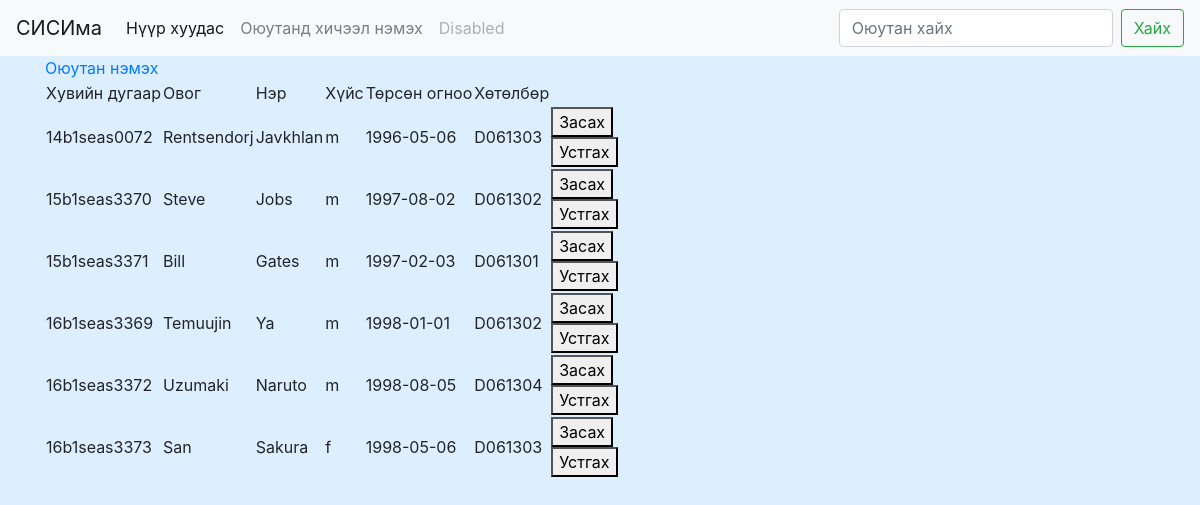
Page / (signed in) on the committed database.
### tables this page shows
CREATE TABLE `student` (
  `studentID` varchar(15) NOT NULL,
  `lastName` varchar(20) NOT NULL,
  `firstName` varchar(20) NOT NULL,
  `gender` enum('m','f') NOT NULL,
  `dob` date NOT NULL,
  `programIndex` varchar(8) NOT NULL,
  `password` varchar(32) NOT NULL
);

### include/config.php (called while the page is built)
<?php
$site_url="http://localhost/weblab3";
?>

### list.php (the view, shortened to what this page needs)
<?php
if(isset($_COOKIE['studentID'])){
    require_once __DIR__ ."/include/db.php";
    include_once __DIR__."/include/partials/header.php";
    $students="select * from student";
    mysqli_set_charset($db,"utf8");
    $result= mysqli_query($db, $students);
    $render = "<div class='container'>";
    $render .= "<a href='./insert.php'>Оюутан нэмэх</a>";
    $render .= "<table>
        <tr>
            <td>Хувийн дугаар</td>
            <td>Овог</td>
            <td>Нэр</td>
            <td>Хүйс</td>
            <td>Төрсөн огноо</td>
            <td>Хөтөлбөр</td>
            <td></td>
        </tr>";
    while($student = mysqli_fetch_assoc($result)){
        $tempStudent = $student;
        $render.= "<tr>
                <td>{$tempStudent["studentID"]}</td>
                <td>{$tempStudent["lastName"]}</td>
                <td>{$tempStudent["firstName"]}</td>
                <td>{$tempStudent["gender"]}</td>
                <td>{$tempStudent["dob"]}</td>
                <td>{$tempStudent["programIndex"]}</td>
                <td>
                    <form method='get' action='update.php'>
                        <button name='s_id' value='{$tempStudent["studentID"]}'>Засах</button>
                    </form>
                    <form method='get' action='delete.php'>
                        <button name='s_id' value='{$tempStudent["studentID"]}'>Устгах</button>
                    </form>
                </td>
            </tr>";
    }
    $render.="</table>
        </div>";
    echo $render;
?>
<?php
    include "./include/partials/footer.php";
}else{
    header("location: ./index.php");
}
?>

### include/partials/header.php (shortened to what this page needs)
<?php
require_once __DIR__ ."/../config.php";
?>
<!DOCTYPE html>
<html lang="mn">
<head>
  <link rel="stylesheet" href="<? echo $site_url;?>/public/bootstrap/css/bootstrap.min.css"/>
  <link rel="stylesheet" href="<? echo $site_url;?>/public/style/main.css"/>
</head>
<body>
<?
if(isset($_COOKIE["studentID"])){
  include_once __DIR__."/navbar.php";
}?>

### include/partials/navbar.php (shortened to what this page needs)
<nav class="navbar navbar-expand-lg navbar-light bg-light">
  <a class="navbar-brand" href="#">СИСИма</a>
  <div class="collapse navbar-collapse" id="navbarTogglerDemo03">
    <ul class="navbar-nav mr-auto mt-2 mt-lg-0">
      <li class="nav-item active">
        <a class="nav-link" href="./">Нүүр хуудас <span class="sr-only">(current)</span></a>
      </li>
      <li class="nav-item">
        <a class="nav-link" href="addnew.php">Оюутанд хичээл нэмэх</a>
      </li>
      <li class="nav-item">
        <a class="nav-link disabled" href="#">Disabled</a>
      </li>
    </ul>
    <form class="form-inline my-2 my-lg-0" action="./" method="post">
      <input class="form-control mr-sm-2" type="search" name="searchStudentByLname" placeholder="Оюутан хайх" aria-label="Search">
      <button class="btn btn-outline-success my-2 my-sm-0" type="submit">Хайх</button>
    </form>
  </div>
</nav>

### index.php (shortened to what this page needs)
<?php
require_once __DIR__."/include/db.php";
require_once __DIR__."/include/config.php";
include_once __DIR__."/include/partials/header.php";
if(!isset($_COOKIE['studentID'])){
    require_once "include/auth/auth.php";
}else{
    require_once "list.php";
}
include_once __DIR__."/include/partials/footer.php";
?>

### include/partials/footer.php (shortened to what this page needs)
<? require_once __DIR__ ."/../config.php";  ?>
</body>
</html>

### public/style/main.css (style rules this page uses)
body { background-color: #ddeeff; }

### rows in the picture
student: studentID "14b1seas0072", lastName "Rentsendorj", firstName "Javkhlan", gender "m", dob "1996-05-06", programIndex "D061303"
student: studentID "15b1seas3370", lastName "Steve", firstName "Jobs", gender "m", dob "1997-08-02", programIndex "D061302"
student: studentID "15b1seas3371", lastName "Bill", firstName "Gates", gender "m", dob "1997-02-03", programIndex "D061301"
student: studentID "16b1seas3369", lastName "Temuujin", firstName "Ya", gender "m", dob "1998-01-01", programIndex "D061302"
student: studentID "16b1seas3372", lastName "Uzumaki", firstName "Naruto", gender "m", dob "1998-08-05", programIndex "D061304"
student: studentID "16b1seas3373", lastName "San", firstName "Sakura", gender "f", dob "1998-05-06", programIndex "D061303"
